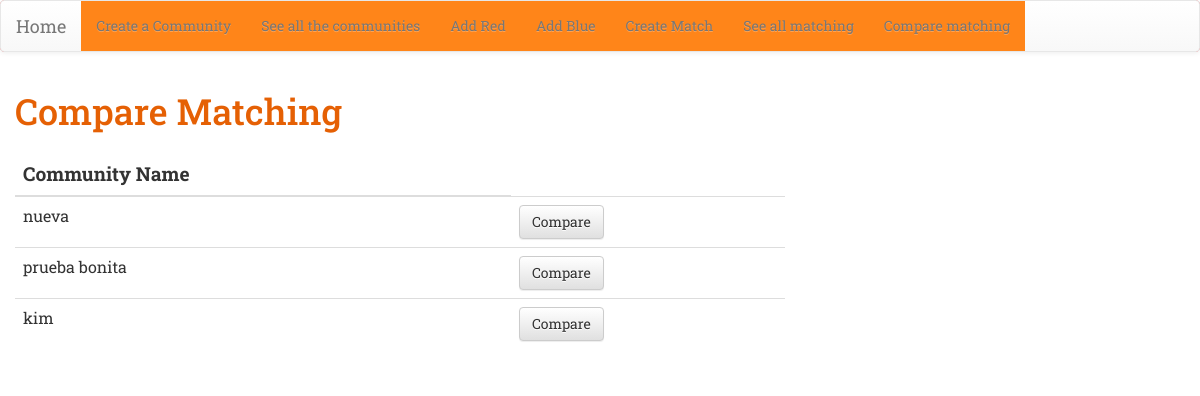
Before: /matching_compare/ with the older database file.
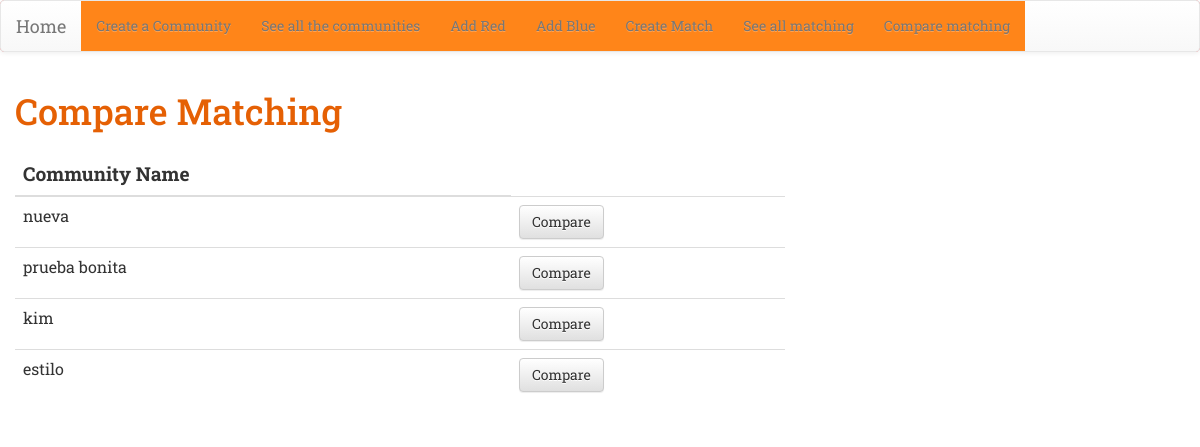
After: the same page with the newer database file.
### match/models.py (models this page shows, shortened)
class Community(models.Model):
    name = models.CharField(max_length=20, unique = True)
    number_couples = models.PositiveIntegerField()

### match/views.py (the view)
# urls.py: path('matching_compare/', views.matching_compare, name= 'matching_compare'),
def matching_compare(request):
    communities = Community.objects.all()
    return render(request, 'match/matching_compare.html', {'communities': communities})

### match/templates/match/matching_compare.html
{% extends 'match/base.html' %}
{% block content %}
<div class="row" >
  <div class="col-md-8 ">
    <h1>Compare Matching</h1>
    <div class='table-container'>
      <table class="table table-hover">
        <thead>
          <tr>
            <th class ="col-title" scope="col">Community Name</th>
          </tr>
        </thead>
        <tbody>
          {% for community in communities %}
          <tr>
            <td>{{ community.name }}</td>
            <td><a class="btn btn-default" href="{% url 'make_graphs' community.pk%}" ><span> Compare </span></a></td>
          </tr>
          {% endfor %}
        </tbody>
      </table>
    </div>
  </div>
</div>
{% endblock %}

Changed rows visible on the page:
added Community: name "estilo"
